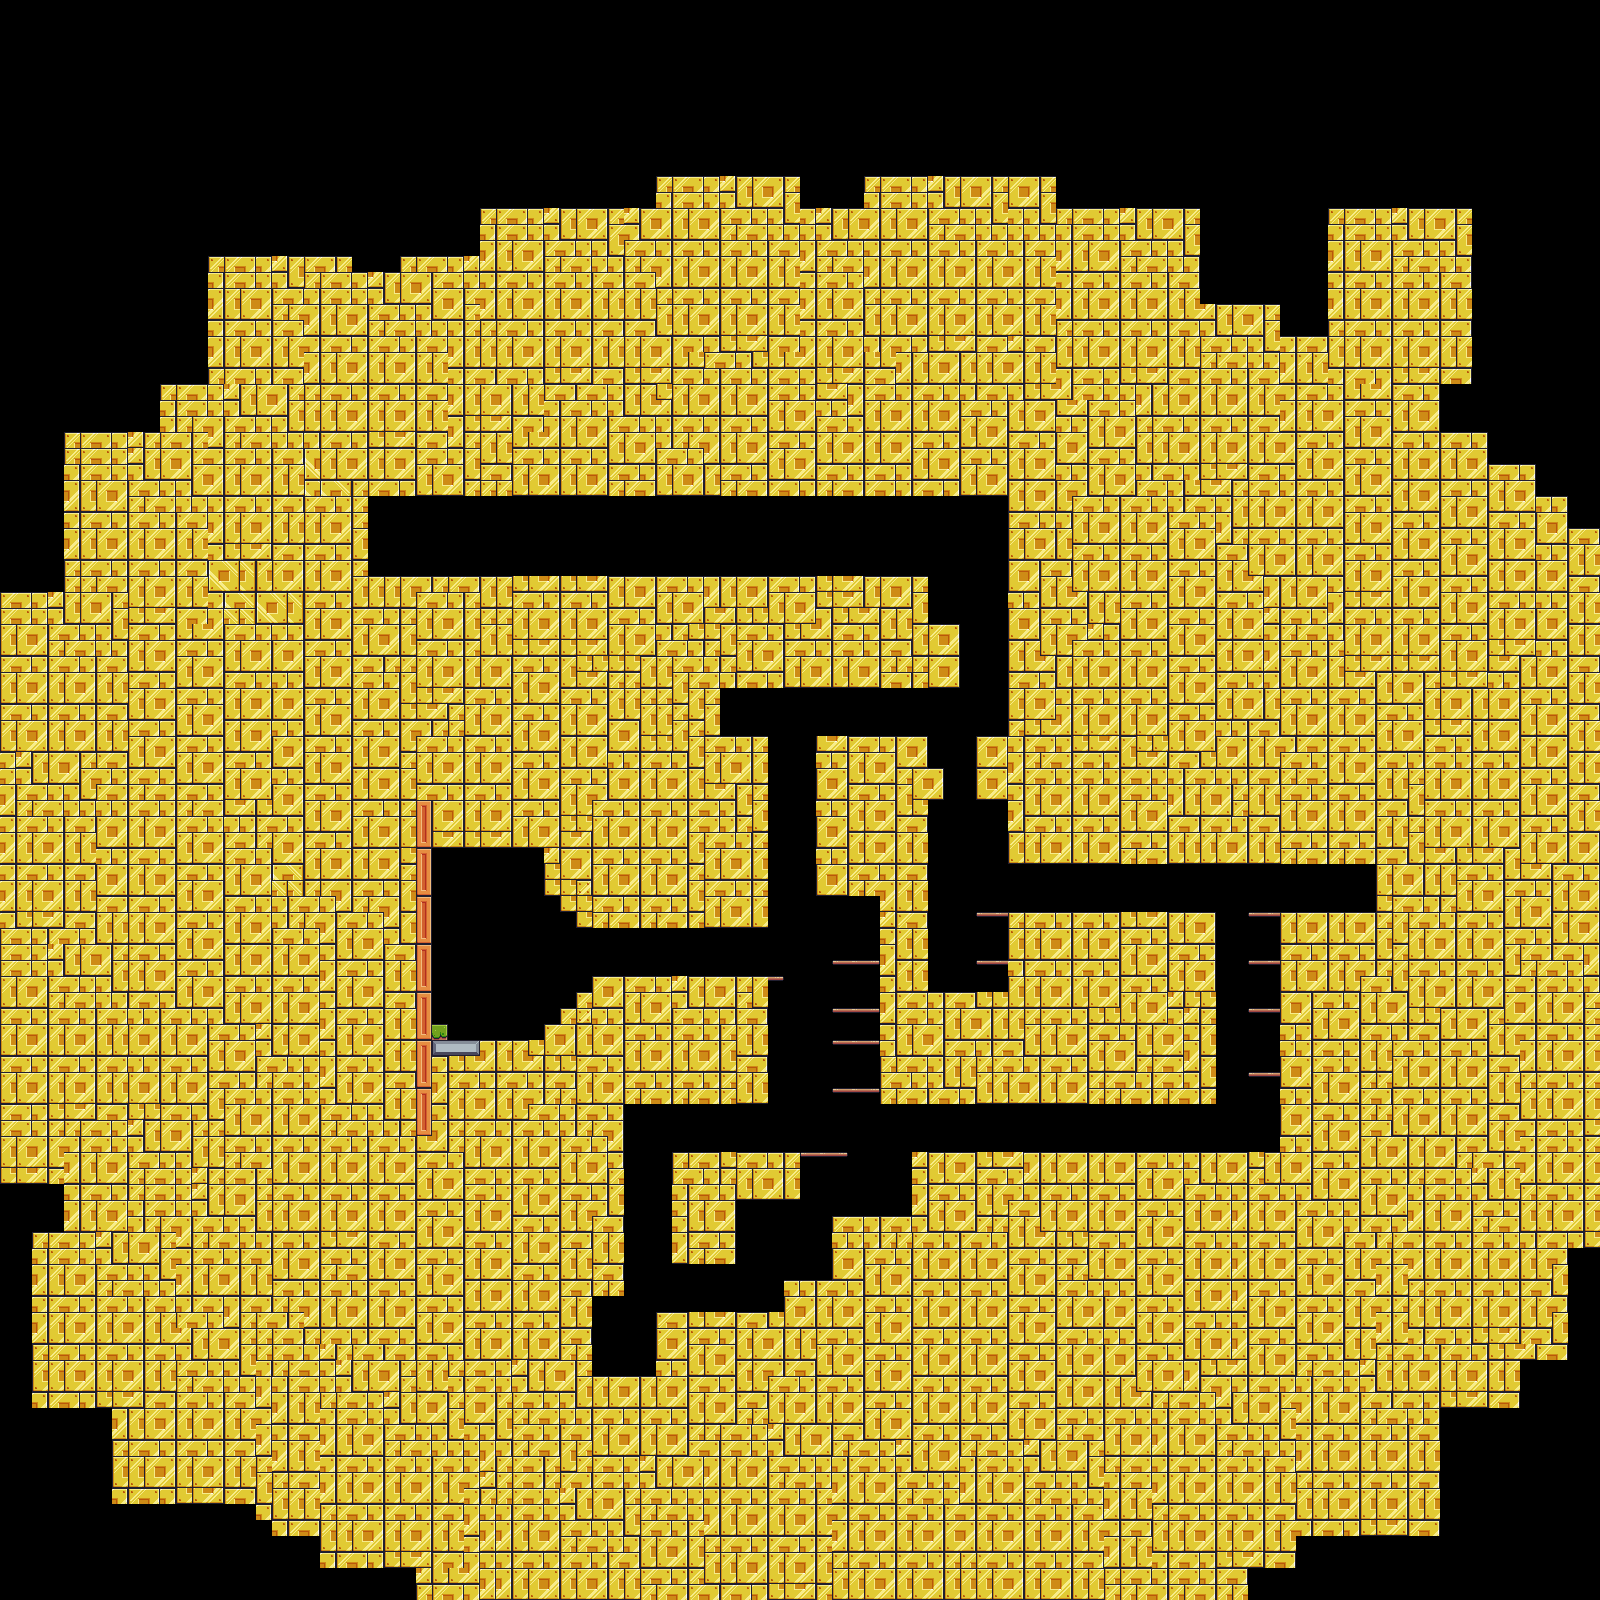

A 2D game scene composited from a Tiled map and its tileset images. What follows is a short description and the map's XML, with each tile layer's data collapsed to a summary:
An orthogonal 100x100 tile map with 16x16 px tiles, 1 tile layer (Background) and 105 objects (36x GameCollectable, 20x Saw, 12x Platform, LevelExit, Player).

<map version="1.10" tiledversion="1.11.2" orientation="orthogonal" renderorder="right-down" width="100" height="100" tilewidth="16" tileheight="16" infinite="0" nextlayerid="6" nextobjectid="257">
 <tileset firstgid="1" source="Pixel Adventure.tsx" />
 <layer id="1" name="Background" width="100" height="100">
  <properties>
   <property name="Background_Color" value="Yellow" />
   <property name="MusicName" value="level_2.wav" />
   <property name="finalApples" type="int" value="1" />
   <property name="finalCherries" type="int" value="1" />
   <property name="finalKiwis" type="int" value="6" />
  </properties>
  <data>[10000 cells, 6954 non-empty, 18 distinct tile ids]</data>
 </layer>
 <objectgroup id="4" name="Collisions">
  <object id="120" x="364" y="460" width="648" height="36" />
  <object id="146" x="368" y="576" width="560" height="52" />
  <object id="147" x="312" y="460" width="56" height="168" />
  <object id="148" x="1008" y="460" width="56" height="404" />
  <object id="149" x="400" y="624" width="560" height="64" />
  <object id="150" x="976" y="736" width="560" height="64" />
  <object id="151" x="816" y="736" width="112" height="160" />
  <object id="152" x="880" y="896" width="48" height="208" />
  <object id="153" x="928" y="992" width="288" height="112" />
  <object id="154" x="1008" y="912" width="208" height="112" />
  <object id="155" x="1064" y="800" width="560" height="64" />
  <object id="156" x="1376" y="864" width="560" height="64" />
  <object id="157" x="1280" y="912" width="560" height="324" />
  <object id="158" x="912" y="1152" width="560" height="64" />
  <object id="159" x="832" y="1216" width="560" height="64" />
  <object id="160" x="784" y="1280" width="560" height="64" />
  <object id="161" x="656" y="1312" width="560" height="64" />
  <object id="162" x="520" y="1296" width="72" height="84" />
  <object id="163" x="552" y="1104" width="72" height="192" />
  <object id="164" x="592" y="1376" width="72" height="84" />
  <object id="165" x="672" y="1152" width="64" height="112" />
  <object id="166" x="736" y="1152" width="64" height="48" />
  <object id="167" x="704" y="736" width="64" height="192" />
  <object id="168" x="656" y="688" width="64" height="192" />
  <object id="169" x="576" y="736" width="128" height="192" />
  <object id="170" x="592" y="976" width="176" height="128" />
  <object id="171" x="320" y="1040" width="224" height="128" />
  <object id="172" x="208" y="800" width="224" height="240" />
  <object id="173" x="432" y="800" width="112" height="48" />
  <object id="174" x="928" y="768" width="16" height="32" />
  <object id="220" type="Platform" x="976" y="912" width="32" height="5" />
  <object id="221" type="Platform" x="976" y="960" width="32" height="5" />
  <object id="222" type="Platform" x="832" y="960" width="48" height="5" />
  <object id="223" type="Platform" x="832" y="1008" width="48" height="5" />
  <object id="224" type="Platform" x="832" y="1040" width="48" height="5" />
  <object id="225" type="Platform" x="832" y="1088" width="48" height="5" />
  <object id="226" type="Platform" x="800" y="1152" width="48" height="5" />
  <object id="227" type="Platform" x="768" y="976" width="16" height="5" />
  <object id="228" type="Platform" x="1248" y="912" width="32" height="5" />
  <object id="229" type="Platform" x="1248" y="960" width="32" height="5" />
  <object id="230" type="Platform" x="1248" y="1008" width="32" height="5" />
  <object id="231" type="Platform" x="1248" y="1072" width="32" height="5" />
  <object id="252" x="544" y="704" width="32" height="192" />
  <object id="253" x="560" y="720" width="32" height="192" />
  <object id="254" x="576" y="992" width="116" height="32" />
  <object id="255" x="560" y="1008" width="116" height="32" />
  <object id="256" x="544" y="1024" width="116" height="80" />
 </objectgroup>
 <objectgroup id="3" name="SpawnPoints" offsetx="0" offsety="-1">
  <object id="81" name="Cherries" type="GameCollectable" x="472" y="572">
   <point />
  </object>
  <object id="101" name="Apple" type="GameCollectable" x="680" y="572">
   <point />
  </object>
  <object id="107" type="LevelExit" x="432" y="992" width="48" height="48" />
  <object id="108" name="Cherries" type="GameCollectable" x="920" y="572">
   <point />
  </object>
  <object id="145" name="Player" type="Player" x="368" y="544" width="32" height="32" />
  <object id="175" name="Kiwi" type="GameCollectable" x="852" y="736">
   <point />
  </object>
  <object id="176" name="Kiwi" type="GameCollectable" x="884" y="736">
   <point />
  </object>
  <object id="177" name="Kiwi" type="GameCollectable" x="868" y="716">
   <point />
  </object>
  <object id="178" name="Kiwi" type="GameCollectable" x="728" y="736">
   <point />
  </object>
  <object id="179" name="Kiwi" type="GameCollectable" x="760" y="736">
   <point />
  </object>
  <object id="180" name="Kiwi" type="GameCollectable" x="744" y="716">
   <point />
  </object>
  <object id="181" name="Kiwi" type="GameCollectable" x="936" y="992">
   <point />
  </object>
  <object id="182" name="Kiwi" type="GameCollectable" x="968" y="992">
   <point />
  </object>
  <object id="183" name="Kiwi" type="GameCollectable" x="952" y="972">
   <point />
  </object>
  <object id="184" name="Apple" type="GameCollectable" x="1336" y="912">
   <point />
  </object>
  <object id="185" name="Apple" type="GameCollectable" x="1368" y="912">
   <point />
  </object>
  <object id="186" name="Apple" type="GameCollectable" x="1352" y="892">
   <point />
  </object>
  <object id="187" name="Kiwi" type="GameCollectable" x="1076" y="912">
   <point />
  </object>
  <object id="188" name="Kiwi" type="GameCollectable" x="1108" y="912">
   <point />
  </object>
  <object id="189" name="Kiwi" type="GameCollectable" x="1092" y="892">
   <point />
  </object>
  <object id="190" name="Kiwi" type="GameCollectable" x="1176" y="1152">
   <point />
  </object>
  <object id="191" name="Kiwi" type="GameCollectable" x="1208" y="1152">
   <point />
  </object>
  <object id="192" name="Kiwi" type="GameCollectable" x="1192" y="1132">
   <point />
  </object>
  <object id="193" name="Kiwi" type="GameCollectable" x="920" y="1152">
   <point />
  </object>
  <object id="194" name="Kiwi" type="GameCollectable" x="952" y="1152">
   <point />
  </object>
  <object id="195" name="Kiwi" type="GameCollectable" x="936" y="1132">
   <point />
  </object>
  <object id="196" name="Kiwi" type="GameCollectable" x="680" y="1152">
   <point />
  </object>
  <object id="197" name="Kiwi" type="GameCollectable" x="712" y="1152">
   <point />
  </object>
  <object id="198" name="Kiwi" type="GameCollectable" x="696" y="1132">
   <point />
  </object>
  <object id="199" name="Apple" type="GameCollectable" x="600" y="1376">
   <point />
  </object>
  <object id="200" name="Apple" type="GameCollectable" x="632" y="1376">
   <point />
  </object>
  <object id="201" name="Apple" type="GameCollectable" x="616" y="1356">
   <point />
  </object>
  <object id="202" name="Kiwi" type="GameCollectable" x="552" y="976">
   <point />
  </object>
  <object id="203" name="Cherries" type="GameCollectable" x="584" y="976">
   <point />
  </object>
  <object id="204" name="Apple" type="GameCollectable" x="568" y="956">
   <point />
  </object>
  <object id="205" name="Cherries" type="GameCollectable" x="840" y="960">
   <point />
  </object>
  <object id="206" name="Cherries" type="GameCollectable" x="872" y="960">
   <point />
  </object>
  <object id="207" name="Cherries" type="GameCollectable" x="856" y="940">
   <point />
  </object>
  </objectgroup>
</map>
<!-- 20 of 105 objects omitted -->
